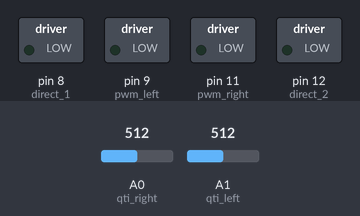
Simulated run of this sketch. Board: Arduino Uno, built with avr-gcc and run on an emulated ATmega328P. Parts: switched loads named in the sketch (green lamp = pin HIGH). The test bench sets the inputs (shaded band); at power-on: A0 (qti_right) = 512, A1 (qti_left) = 512.

Above: at 1.2 s.
1.3 s: A0 (qti_right) set to 162
2.8 s: A0 (qti_right) set to 141
At 4.0 s:
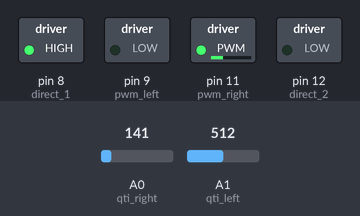
4.3 s: A1 (qti_left) set to 165
5.8 s: A1 (qti_left) set to 143
At 6.5 s:
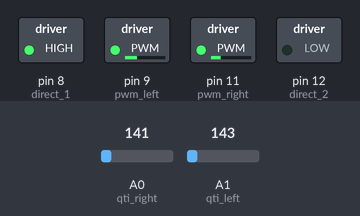
7.3 s: A0 (qti_right) set to 306
At 7.6 s:
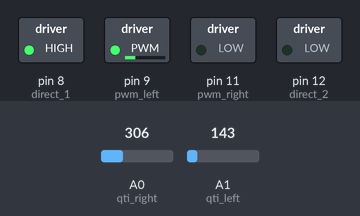
8.8 s: A0 (qti_right) set to 122
At 9.9 s:
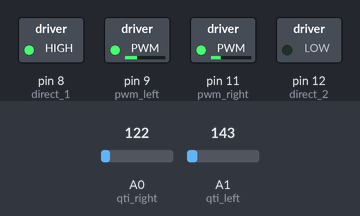
Timing chart, 0 to 11.3 s (numbered marks = the images above; inputs shaded):
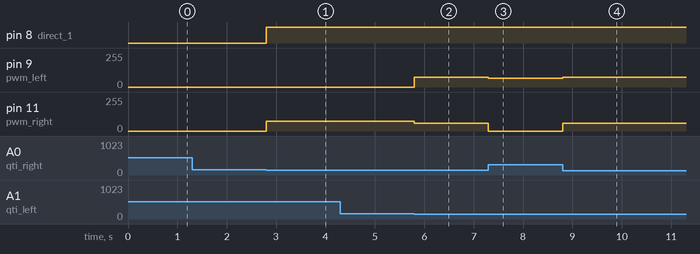

The sketch:

works.ino
```cpp
/*
 * Nana Abekah                    *
 * Sometime mid March(20s), 2018  *
 * CETA basic line follower       *
*/

//motors and sensors ports
const int pwm_left = 9;
const int pwm_right = 11;
const int direct_1 = 8;
const int direct_2 = 12;
const int qti_right = A0;
const int qti_left = A1;
const int qti_mid = A2;

// qti clear value;
const int qtiOn = 150;
const int qtiOff = 60;
//Motor speeds
const int on_track_power = 200;
const int off_track_power = 90;
const int straight_power = 215;

void setup() {
  // put your setup code here, to run once:
  pinMode(pwm_left, OUTPUT);
  pinMode(pwm_right, OUTPUT);
  pinMode(direct_1, OUTPUT);
  pinMode(direct_2, OUTPUT);
  pinMode(qti_right, INPUT_PULLUP);//Check to make sure this works
  pinMode(qti_left, INPUT_PULLUP);
  pinMode(qti_mid, INPUT_PULLUP);
  Serial.begin(9600);
}
int rs, ls;
bool left, right = false;
bool chk = false;
void loop() {
  // put your main code here, to run repeatedly:
  int right_val = analogRead(qti_right);
  int left_val = analogRead(qti_left);
  //int mid_val =  analogRead(qti_mid);

  if(right_val < qtiOn && left_val < qtiOn){
      right_motors(60); // 60
      left_motors(75); // 75
//      unsigned long startTime = millis();  //Start counting
//      unsigned long elapsedTime = 0 - startTime;
//      if((startTime - elapsedTime) > 0 && (startTime - elapsedTime) < 500){
//        Serial.println((startTime - elapsedTime));
//        startTime++;
//        right_motors(70); // 60
//        left_motors(85); // 75
//      }
      //Serial.println("slow");
  }
  if(right_val < qtiOn && left_val > qtiOn){
    right_motors(75); //75
    left_motors(0);
  }
  if(right_val > qtiOn && left_val < qtiOn){
    right_motors(0);
    left_motors(65); //65
  }

 //delay(5);
}

void left_motors(int power){
   digitalWrite(direct_1, HIGH);
   digitalWrite(direct_2, LOW);
   analogWrite(pwm_left, power);
}

void right_motors(int power){
   digitalWrite(direct_1, HIGH);
   digitalWrite(direct_2, LOW);
   analogWrite(pwm_right, power);
}
```

Measured:
- the behaviour switches between 150 and 149 on A0 (qti_right) (found by bisection; images 0 and 1)
- the behaviour switches between 150 and 149 on A1 (qti_left) (found by bisection; images 1 and 2)
- after the input at 1.3 s, every drawn part: stays the same
- after the input at 2.8 s, pin 8 (direct_1): LOW → HIGH at once; pin 11 (pwm_right): 0/255 → 75/255 at once
- after the input at 4.3 s, every drawn part: stays the same
- after the input at 5.8 s, pin 9 (pwm_left): 0/255 → 75/255 at once; pin 11 (pwm_right): 75/255 → 60/255 at once
- after the input at 7.3 s, pin 9 (pwm_left): 75/255 → 65/255 at once; pin 11 (pwm_right): 60/255 → 0/255 at once
- after the input at 8.8 s, pin 9 (pwm_left): 65/255 → 75/255 at once; pin 11 (pwm_right): 0/255 → 60/255 at once
